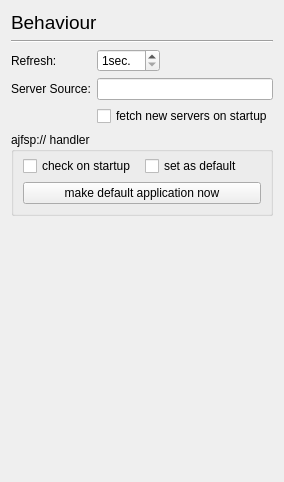
     <widget class="QWidget" name="Behaviour" >
      <layout class="QVBoxLayout" name="verticalLayout_10" >
       <item>
        <widget class="QLabel" name="label_27" >
         <property name="font" >
          <font>
           <pointsize>14</pointsize>
          </font>
         </property>
         <property name="text" >
          <string>Behaviour</string>
         </property>
        </widget>
       </item>
       <item>
        <widget class="Line" name="line_4" >
         <property name="orientation" >
          <enum>Qt::Horizontal</enum>
         </property>
        </widget>
       </item>
       <item>
        <layout class="QFormLayout" name="formLayout_5" >
         <property name="labelAlignment" >
          <set>Qt::AlignLeading|Qt::AlignLeft|Qt::AlignVCenter</set>
         </property>
         <item row="0" column="0" >
          <widget class="QLabel" name="label_9" >
           <property name="text" >
            <string>Refresh:</string>
           </property>
          </widget>
         </item>
         <item row="0" column="1" >
          <layout class="QHBoxLayout" name="horizontalLayout_5" >
           <item>
            <widget class="QSpinBox" name="refreshSpin" >
             <property name="maximumSize" >
              <size>
               <width>100</width>
               <height>16777215</height>
              </size>
             </property>
             <property name="suffix" >
              <string>sec.</string>
             </property>
             <property name="minimum" >
              <number>1</number>
             </property>
            </widget>
           </item>
           <item>
            <spacer name="horizontalSpacer_2" >
             <property name="orientation" >
              <enum>Qt::Horizontal</enum>
             </property>
             <property name="sizeHint" stdset="0" >
              <size>
               <width>40</width>
               <height>20</height>
              </size>
             </property>
            </spacer>
           </item>
          </layout>
         </item>
         <item row="1" column="0" >
          <widget class="QLabel" name="label_8" >
           <property name="text" >
            <string>Server Source:</string>
           </property>
          </widget>
         </item>
         <item row="1" column="1" >
          <widget class="QLineEdit" name="serverEdit" />
         </item>
         <item row="2" column="1" >
          <widget class="QCheckBox" name="fetchServersCheckBox" >
           <property name="text" >
            <string>fetch new servers on startup</string>
           </property>
          </widget>
         </item>
        </layout>
       </item>
       <item>
        <widget class="QGroupBox" name="handlerGroupBox" >
         <property name="title" >
          <string>ajfsp:// handler</string>
         </property>
         <layout class="QVBoxLayout" name="verticalLayout_4" >
          <property name="topMargin" >
           <number>4</number>
          </property>
          <item>
           <layout class="QHBoxLayout" name="horizontalLayout_10" >
            <item>
             <widget class="QCheckBox" name="handlerCheckCheckBox" >
              <property name="text" >
               <string>check on startup</string>
              </property>
             </widget>
            </item>
            <item>
             <widget class="QCheckBox" name="handlerDefaultCheckBox" >
              <property name="text" >
               <string>set as default</string>
              </property>
             </widget>
            </item>
           </layout>
          </item>
          <item>
           <widget class="QPushButton" name="handlerPushButton" >
            <property name="text" >
             <string>make default application now</string>
            </property>
           </widget>
          </item>
         </layout>
        </widget>
       </item>
       <item>
        <spacer name="verticalSpacer_3" >
         <property name="orientation" >
          <enum>Qt::Vertical</enum>
         </property>
         <property name="sizeHint" stdset="0" >
          <size>
           <width>20</width>
           <height>255</height>
          </size>
         </property>
        </spacer>
       </item>
      </layout>
     </widget>
